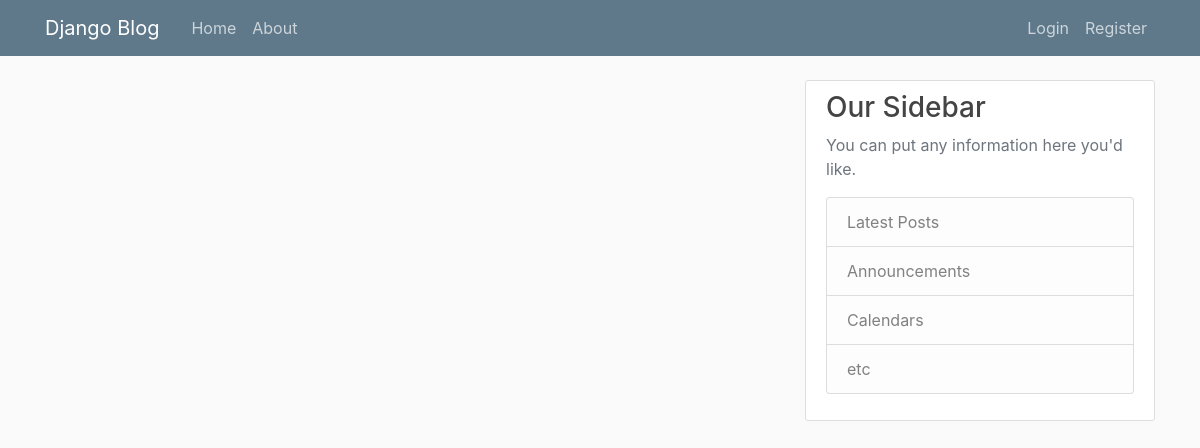
The app's page /, older data.
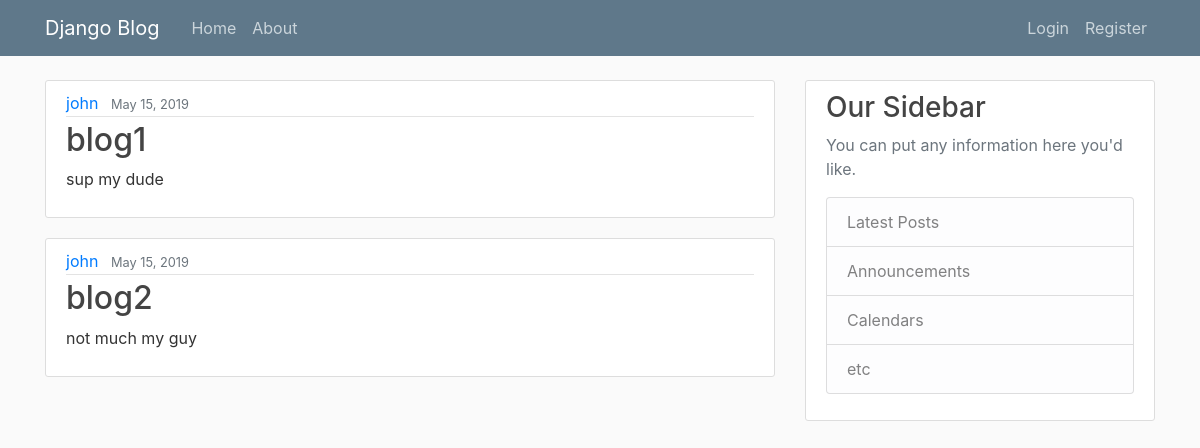
The same page, newer data.
### a1/models.py (models this page shows, shortened)
class Post(models.Model):
	title=models.CharField(max_length=100)
	content=models.TextField()
	date_posted=models.DateTimeField(default=timezone.now)
	author=models.ForeignKey(User, on_delete=models.CASCADE)

### a1/views.py (the view)
# urls.py: path('', views.home, name='a1-home'),
def home(request):
	context = {
		'posts':Post.objects.all()
	}
	return render(request, 'a1/home.html', context)

### a1/templates/a1/home.html
{% extends "a1/base.html" %}
{% block content %}
	{% for post in posts %}
		<article class="media content-section">
		  <div class="media-body">
			<div class="article-metadata">
			  <a class="mr-2" href="#">{{ post.author }}</a>
			  <small class="text-muted">{{ post.date_posted|date:"F d, Y" }}</small>
			</div>
			<h2><a class="article-title" href="#">{{ post.title }}</a></h2>
			<p class="article-content">{{ post.content }}</p>
		  </div>
		</article>
	{% endfor %}
{% endblock content %}

Row changes from the older to the newer data that the page shows:
added Post: author "john", date_posted "May 15, 2019", title "blog1", content "sup my dude"
added Post: author "john", date_posted "May 15, 2019", title "blog2", content "not much my guy"
